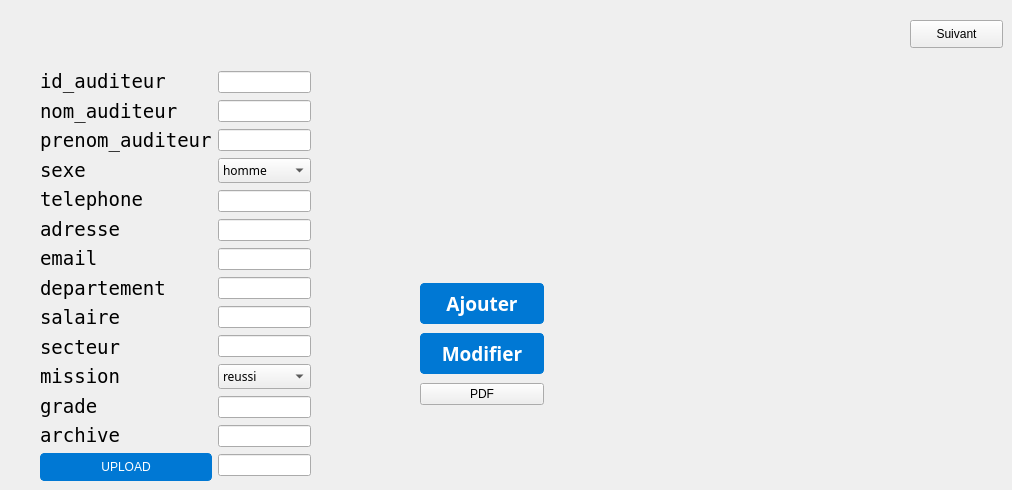
    <widget class="QWidget" name="page_25">
     <widget class="QWidget" name="layoutWidget_2">
      <property name="geometry">
       <rect>
        <x>420</x>
        <y>280</y>
        <width>124</width>
        <height>130</height>
       </rect>
      </property>
      <layout class="QVBoxLayout" name="verticalLayout_21">
       <item>
        <widget class="QPushButton" name="ajouter_auditeur">
         <property name="font">
          <font>
           <family>Arial Rounded MT Bold</family>
           <pointsize>14</pointsize>
           <weight>75</weight>
           <bold>true</bold>
          </font>
         </property>
         <property name="styleSheet">
          <string notr="true">background-color: #0078D4; /* Button background color similar to Windows */

color: #FFFFFF; /* Button text color */

border: 1px solid #0078D4; /* Button border color */

border-radius: 4px; /* Button border radius */

padding: 6px 12px; /* Button padding */</string>
         </property>
         <property name="text">
          <string>Ajouter</string>
         </property>
        </widget>
       </item>
       <item>
        <widget class="QPushButton" name="modifier_auditeur">
         <property name="font">
          <font>
           <family>Arial Rounded MT Bold</family>
           <pointsize>14</pointsize>
           <weight>75</weight>
           <bold>true</bold>
          </font>
         </property>
         <property name="styleSheet">
          <string notr="true">background-color: #0078D4; /* Button background color similar to Windows */

color: #FFFFFF; /* Button text color */

border: 1px solid #0078D4; /* Button border color */

border-radius: 4px; /* Button border radius */

padding: 6px 12px; /* Button padding */</string>
         </property>
         <property name="text">
          <string>Modifier</string>
         </property>
        </widget>
       </item>
       <item>
        <widget class="QPushButton" name="pdf">
         <property name="styleSheet">
          <string notr="true">QPushButton {

background-color: #0078D4; /* Button background color similar to Windows */

color: #FFFFFF; /* Button text color */

border: 1px solid #0078D4; /* Button border color */

border-radius: 4px; /* Button border radius */

padding: 6px 12px; /* Button padding */

}



QPushButton:hover {

background-color: #00559B; /* Hovered button background color */

border: 1px solid #00559B; /* Hovered button border color */

}



QPushButton:pressed {

background-color: #003C75; /* Pressed butt}</string>
         </property>
         <property name="text">
          <string>PDF</string>
         </property>
        </widget>
       </item>
      </layout>
     </widget>
     <widget class="QPushButton" name="suivant_7">
      <property name="geometry">
       <rect>
        <x>910</x>
        <y>20</y>
        <width>93</width>
        <height>28</height>
       </rect>
      </property>
      <property name="styleSheet">
       <string notr="true">QPushButton {

background-color: #0078D4; /* Button background color similar to Windows */

color: #FFFFFF; /* Button text color */

border: 1px solid #0078D4; /* Button border color */

border-radius: 4px; /* Button border radius */

padding: 6px 12px; /* Button padding */

}



QPushButton:hover {

background-color: #00559B; /* Hovered button background color */

border: 1px solid #00559B; /* Hovered button border color */

}



QPushButton:pressed {

background-color: #003C75; /* Pressed butt}</string>
      </property>
      <property name="text">
       <string>Suivant</string>
      </property>
     </widget>
     <widget class="QWidget" name="layoutWidget_3">
      <property name="geometry">
       <rect>
        <x>40</x>
        <y>70</y>
        <width>271</width>
        <height>411</height>
       </rect>
      </property>
      <layout class="QHBoxLayout" name="horizontalLayout_12">
       <item>
        <layout class="QVBoxLayout" name="verticalLayout_22">
         <item>
          <widget class="QLabel" name="label_85">
           <property name="font">
            <font>
             <family>NSimSun</family>
             <pointsize>14</pointsize>
            </font>
           </property>
           <property name="cursor">
            <cursorShape>ArrowCursor</cursorShape>
           </property>
           <property name="mouseTracking">
            <bool>false</bool>
           </property>
           <property name="text">
            <string>id_auditeur</string>
           </property>
          </widget>
         </item>
         <item>
          <widget class="QLabel" name="label_86">
           <property name="font">
            <font>
             <family>NSimSun</family>
             <pointsize>14</pointsize>
            </font>
           </property>
           <property name="cursor">
            <cursorShape>ArrowCursor</cursorShape>
           </property>
           <property name="mouseTracking">
            <bool>false</bool>
           </property>
           <property name="text">
            <string>nom_auditeur</string>
           </property>
          </widget>
         </item>
         <item>
          <widget class="QLabel" name="label_87">
           <property name="font">
            <font>
             <family>NSimSun</family>
             <pointsize>14</pointsize>
            </font>
           </property>
           <property name="cursor">
            <cursorShape>ArrowCursor</cursorShape>
           </property>
           <property name="mouseTracking">
            <bool>false</bool>
           </property>
           <property name="text">
            <string>prenom_auditeur</string>
           </property>
          </widget>
         </item>
         <item>
          <widget class="QLabel" name="label_88">
           <property name="font">
            <font>
             <family>NSimSun</family>
             <pointsize>14</pointsize>
            </font>
           </property>
           <property name="cursor">
            <cursorShape>ArrowCursor</cursorShape>
           </property>
           <property name="mouseTracking">
            <bool>false</bool>
           </property>
           <property name="text">
            <string>sexe</string>
           </property>
          </widget>
         </item>
         <item>
          <widget class="QLabel" name="label_89">
           <property name="font">
            <font>
             <family>NSimSun</family>
             <pointsize>14</pointsize>
            </font>
           </property>
           <property name="cursor">
            <cursorShape>ArrowCursor</cursorShape>
           </property>
           <property name="mouseTracking">
            <bool>false</bool>
           </property>
           <property name="text">
            <string>telephone</string>
           </property>
          </widget>
         </item>
         <item>
          <widget class="QLabel" name="label_90">
           <property name="font">
            <font>
             <family>NSimSun</family>
             <pointsize>14</pointsize>
            </font>
           </property>
           <property name="cursor">
            <cursorShape>ArrowCursor</cursorShape>
           </property>
           <property name="mouseTracking">
            <bool>false</bool>
           </property>
           <property name="text">
            <string>adresse</string>
           </property>
          </widget>
         </item>
         <item>
          <widget class="QLabel" name="label_91">
           <property name="font">
            <font>
             <family>NSimSun</family>
             <pointsize>14</pointsize>
            </font>
           </property>
           <property name="cursor">
            <cursorShape>ArrowCursor</cursorShape>
           </property>
           <property name="mouseTracking">
            <bool>false</bool>
           </property>
           <property name="text">
            <string>email</string>
           </property>
          </widget>
         </item>
         <item>
          <widget class="QLabel" name="label_92">
           <property name="font">
            <font>
             <family>NSimSun</family>
             <pointsize>14</pointsize>
            </font>
           </property>
           <property name="cursor">
            <cursorShape>ArrowCursor</cursorShape>
           </property>
           <property name="mouseTracking">
            <bool>false</bool>
           </property>
           <property name="text">
            <string>departement</string>
           </property>
          </widget>
         </item>
         <item>
          <widget class="QLabel" name="label_93">
           <property name="font">
            <font>
             <family>NSimSun</family>
             <pointsize>14</pointsize>
            </font>
           </property>
           <property name="cursor">
            <cursorShape>ArrowCursor</cursorShape>
           </property>
           <property name="mouseTracking">
            <bool>false</bool>
           </property>
           <property name="text">
            <string>salaire</string>
           </property>
          </widget>
         </item>
         <item>
          <widget class="QLabel" name="label_94">
           <property name="font">
            <font>
             <family>NSimSun</family>
             <pointsize>14</pointsize>
            </font>
           </property>
           <property name="cursor">
            <cursorShape>ArrowCursor</cursorShape>
           </property>
           <property name="mouseTracking">
            <bool>false</bool>
           </property>
           <property name="text">
            <string>secteur</string>
           </property>
          </widget>
         </item>
         <item>
          <widget class="QLabel" name="label_95">
           <property name="font">
            <font>
             <family>NSimSun</family>
             <pointsize>14</pointsize>
            </font>
           </property>
           <property name="cursor">
            <cursorShape>ArrowCursor</cursorShape>
           </property>
           <property name="mouseTracking">
            <bool>false</bool>
           </property>
           <property name="text">
            <string>mission</string>
           </property>
          </widget>
         </item>
         <item>
          <widget class="QLabel" name="label_96">
           <property name="font">
            <font>
             <family>NSimSun</family>
             <pointsize>14</pointsize>
            </font>
           </property>
           <property name="cursor">
            <cursorShape>ArrowCursor</cursorShape>
           </property>
           <property name="mouseTracking">
            <bool>false</bool>
           </property>
           <property name="text">
            <string>grade</string>
           </property>
          </widget>
         </item>
         <item>
          <widget class="QLabel" name="label_97">
           <property name="font">
            <font>
             <family>NSimSun</family>
             <pointsize>14</pointsize>
            </font>
           </property>
           <property name="cursor">
            <cursorShape>ArrowCursor</cursorShape>
           </property>
           <property name="mouseTracking">
            <bool>false</bool>
           </property>
           <property name="text">
            <string>archive</string>
           </property>
          </widget>
         </item>
         <item>
          <widget class="QPushButton" name="pdf_2">
           <property name="styleSheet">
            <string notr="true">background-color: #0078D4; /* Button background color similar to Windows */

color: #FFFFFF; /* Button text color */

border: 1px solid #0078D4; /* Button border color */

border-radius: 4px; /* Button border radius */

padding: 6px 12px; /* Button padding */</string>
           </property>
           <property name="text">
            <string>UPLOAD</string>
           </property>
          </widget>
         </item>
        </layout>
       </item>
       <item>
        <layout class="QVBoxLayout" name="verticalLayout_23">
         <item>
          <widget class="QLineEdit" name="id_auditeur_2"/>
         </item>
         <item>
          <widget class="QLineEdit" name="nom_auditeur">
           <property name="text">
            <string/>
           </property>
          </widget>
         </item>
         <item>
          <widget class="QLineEdit" name="prenom_auditeur">
           <property name="text">
            <string/>
           </property>
          </widget>
         </item>
         <item>
          <widget class="QComboBox" name="sexecombo">
           <property name="font">
            <font>
             <family>Segoe UI Semilight</family>
             <pointsize>9</pointsize>
            </font>
           </property>
           <item>
            <property name="text">
             <string>homme</string>
            </property>
           </item>
           <item>
            <property name="text">
             <string>femme</string>
            </property>
           </item>
          </widget>
         </item>
         <item>
          <widget class="QLineEdit" name="telephone_2"/>
         </item>
         <item>
          <widget class="QLineEdit" name="adresse_2">
           <property name="text">
            <string/>
           </property>
          </widget>
         </item>
         <item>
          <widget class="QLineEdit" name="email">
           <property name="text">
            <string/>
           </property>
          </widget>
         </item>
         <item>
          <widget class="QLineEdit" name="departement_2"/>
         </item>
         <item>
          <widget class="QLineEdit" name="salaire_2">
           <property name="text">
            <string/>
           </property>
          </widget>
         </item>
         <item>
          <widget class="QLineEdit" name="secteur">
           <property name="text">
            <string/>
           </property>
          </widget>
         </item>
         <item>
          <widget class="QComboBox" name="missioncombo">
           <property name="font">
            <font>
             <family>Segoe UI Semilight</family>
             <pointsize>9</pointsize>
            </font>
           </property>
           <item>
            <property name="text">
             <string>reussi</string>
            </property>
           </item>
           <item>
            <property name="text">
             <string>echoue</string>
            </property>
           </item>
          </widget>
         </item>
         <item>
          <widget class="QLineEdit" name="grade_2">
           <property name="text">
            <string/>
           </property>
          </widget>
         </item>
         <item>
          <widget class="QLineEdit" name="arrchivie">
           <property name="text">
            <string/>
           </property>
          </widget>
         </item>
         <item>
          <widget class="QLineEdit" name="photopath">
           <property name="text">
            <string/>
           </property>
          </widget>
         </item>
        </layout>
       </item>
      </layout>
     </widget>
    </widget>
